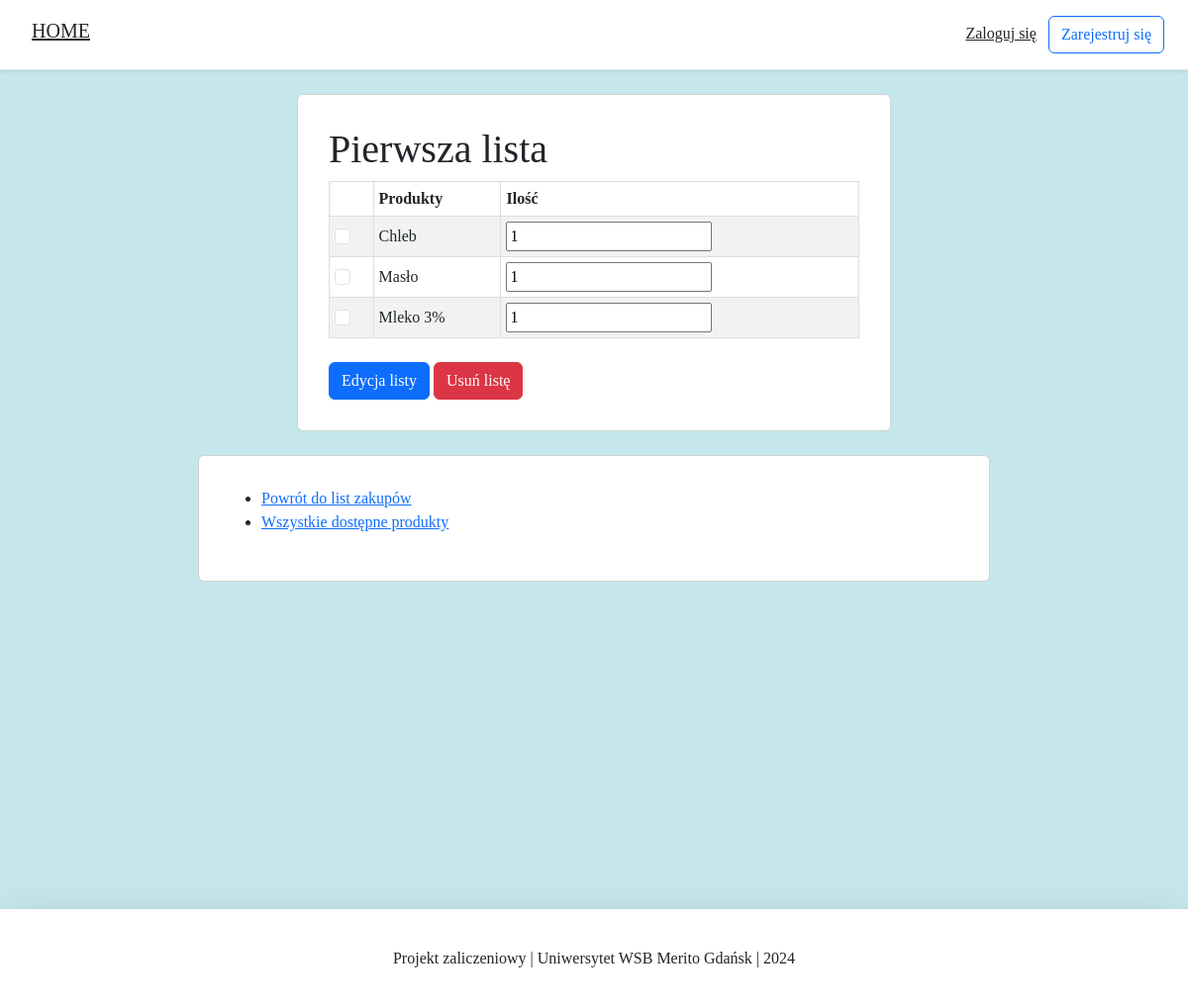
The page /1 on the database its author committed.
### products/models.py (models this page shows, shortened)
class ShoppingLists(models.Model):
    lists_name = models.CharField(max_length=30, verbose_name="Nazwa listy", unique=True,
                                  error_messages={'unique': 'Lista o takiej nazwie już istnieje!'})
    products = models.ManyToManyField(Products, verbose_name="Produkty")
    class Meta:
        verbose_name_plural = "Listy zakupów"

class Products(models.Model):
    product_name = models.CharField(max_length=30, verbose_name="Nazwa produktu", unique=True,
                                    error_messages={'unique': 'Taki produkt już istnieje!'})
    class Meta:
        verbose_name_plural = "Produkty"

### products/views.py (the view)
# urls.py: path('<int:pk>', ShoppingListDetails.as_view(), name='details'),
class ShoppingListDetails(DetailView):
    model = ShoppingLists
    template_name = "list_details.html"
    def get_context_data(self, **kwargs):
        context = super().get_context_data(**kwargs)
        context['products_list'] = Products.objects.filter(shoppinglists=self.object.id).order_by("product_name")
        return context

### products/templates/list_details.html (shortened to what this page needs)
{% extends 'base.html' %}
{% load static %}
{% block content %}
<body>
<div class="container">
    <div class="row justify-content-center">
        <div class="card card-main">
            <div class="card-body">
                <h1> {{ shoppinglists.lists_name }} </h1>
                <table>
                    <tr>
                        <th> </th>
                        <th>Produkty</th>
                        <th>Ilość</th>
                    </tr>
                    {% for product in products_list %}
                    <tr>
                        <td>
                            <div>
                              <input class="form-check-input" type="checkbox" id="checkboxNoLabel" value=""
                                     aria-label="...">
                            </div>
                        </td>
                        <td>{{ product.product_name }}</td>
                        <td>
                            <input type="number" min="1" value="1">
                        </td>
                    </tr>
                    {% empty %}
                    <tr>
                    <td>Brak produktów</td>
                    </tr>
                    {% endfor %}
                </table>
                <br>
                <a href="{% url 'change' shoppinglists.id %}" class="btn btn-primary">Edycja listy</a>
                <a href="{% url 'delete' shoppinglists.id %}" class="btn btn-danger">Usuń listę</a>
            </div>
        </div>
    </div>
</div>
<div class="container mt-4">
    <div class="row justify-content-center">
        <div class="card card-navigate">
            <div class="card-body">
                <ul>
                    <li><a href="{% url 'shopping_list' %}">Powrót do list zakupów</a></li>
                    <li><a href="{% url 'products' %}">Wszystkie dostępne produkty</a></li>
                </ul>
            </div>
        </div>
    </div>
</div>
</body>
{% endblock content %}

### products/templates/snippets/base_css.html (style rules this page uses)
body { background-color: #c5e7eb; font-family: "Segue UI"; font-weight: 380; }
:root { --main-background-color: #c5e7eb; --dark-background-color: #a3d4e3; --secondary-text-color: #808080; --light-primary-text-color: #0080ff; }

### products/templates/list_details.html (style rules this page uses)
.card-main { width: 100%; max-width: 600px; padding: 15px; margin: auto; }
.card-navigate { width: 100%; max-width: 800px; padding: 15px; margin: auto; }
table { border-collapse: collapse; width: 100%; }
td, th { border: 1px solid #dddddd; padding: 5px; }
tr:nth-child(even) { background-color: #F1F3F3; }

### rows shown on the page
ShoppingLists: lists_name "Pierwsza lista"
Products: product_name "Chleb"
Products: product_name "Masło"
Products: product_name "Mleko 3%"
